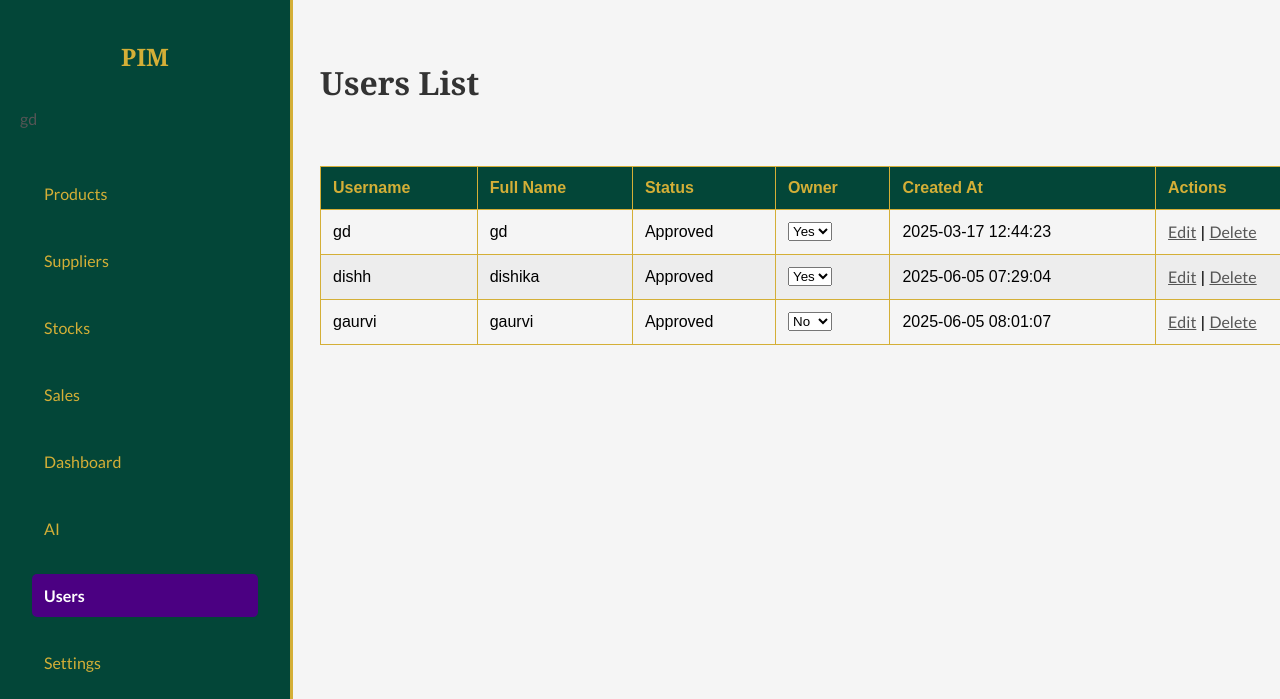
The page /users.php (signed in) on the database its author committed.
### tables this page shows
CREATE TABLE `users` (
  `id` int(11) NOT NULL,
  `full_name` varchar(100) DEFAULT NULL,
  `email` varchar(100) DEFAULT NULL,
  `username` varchar(100) DEFAULT NULL,
  `password` varchar(255) DEFAULT NULL,
  `company_id` int(11) DEFAULT NULL,
  `phone_number` varchar(15) DEFAULT NULL,
  `created_at` timestamp NOT NULL DEFAULT current_timestamp(),
  `updated_at` timestamp NOT NULL DEFAULT current_timestamp() ON UPDATE current_timestamp(),
  `status` enum('Approved','Pending','Rejected') NOT NULL DEFAULT 'Pending',
  `is_admin` tinyint(1) DEFAULT 0
);

### users.php (the view, shortened to what this page needs)
<?php
include('db.php');
$sql = "SELECT id, username, full_name, created_at, status, is_admin FROM users";
$result = $conn->query($sql);
?>
<!DOCTYPE html>
<html lang="en">
<head>
    <link rel="stylesheet" href="style.css">
</head>
<body class="dashboard-page">
    <div>
        <div class="sidebar">
    <h2>PIM</h2>
    <div class= "profile">
        <p><?php echo $_SESSION['username']; ?></p>
    </div>
    <ul>
    <li><a href="products.php">Products</a></li>
            <li><a href="suppliers.php">Suppliers</a></li>
            <li><a href="stocks.php">Stocks</a></li>
            <li><a href="sales.php">Sales</a></li>
            <li><a href="dashboard.php">Dashboard</a></li>
            <li><a href="ai.php">AI</a></li>
            <?php if ($_SESSION['is_admin']): ?>
                <li><a href="users.php" class="active">Users</a></li>
            <?php endif; ?>
            <li><a href="settings.php">Settings</a></li>
    </ul>
    </div>
        <div class="content products-page">
            <h1>Users List</h1>
            <table>
                <thead>
                    <tr>
                        <th>Username</th>
                        <th>Full Name</th>
                        <th>Status</th>
                        <th>Owner</th>
                        <th>Created At</th>
                        <th>Actions</th>
                    </tr>
                </thead>
                <tbody>
                    <?php if ($result->num_rows > 0): ?>
                        <?php while ($row = $result->fetch_assoc()): ?>
                            <tr>
                                <td><?php echo $row['username']; ?></td>
                                <td><?php echo $row['full_name']; ?></td>
                                <td><?php echo $row['status']; ?></td>
                                <td>
                                    <form method="POST" style="display:inline;">
                                        <select name="new_admin_status" onchange="this.form.submit();">
                                            <option value="1" <?php echo ($row['is_admin'] == 1) ? 'selected' : ''; ?>>Yes</option>
                                            <option value="0" <?php echo ($row['is_admin'] == 0) ? 'selected' : ''; ?>>No</option>
                                        </select>
                                    </form>
                                </td>
                                <td><?php echo $row['created_at']; ?></td>
                                <td>
                                    <?php if ($row['status'] == 'Pending'): ?>
                                        <form method="POST" style="display:inline;">
                                            <input type="hidden" name="user_id" value="<?php echo $row['id']; ?>">
                                            <button type="submit" name="approve_user">Approve</button>
                                        </form>
                                        <form method="POST" style="display:inline;">
                                            <input type="hidden" name="user_id" value="<?php echo $row['id']; ?>">
                                            <button type="submit" name="reject_user" onclick="return confirm('Reject this user?');">Reject</button>
                                        </form>
                                    <?php else: ?>
                                        <a href="edit_user.php?id=<?php echo $row['id']; ?>">Edit</a> |
                                        <a href="delete_user.php?id=<?php echo $row['id']; ?>" onclick="return confirm('Are you sure you want to delete this user?');">Delete</a>
                                    <?php endif; ?>
                                </td>
                            </tr>
                        <?php endwhile; ?>
                    <?php else: ?>
                        <tr>
                            <td colspan="6">No users found.</td>
                        </tr>
                    <?php endif; ?>
                </tbody>
            </table>
        </div>
    </div>
</body>
</html>

### style.css (style rules this page uses)
body { font-family: 'Playfair Display', serif; margin: 0; padding: 0; background-color: #F5F5F5; color: #2C3E50; box-sizing: border-box; display: flex; flex-direction: column; }
h1, h2, h3, h4, h5, h6 { font-family: 'Playfair Display', serif; font-weight: 700; color: #333; }
p, li, a { font-family: 'Lato', sans-serif; font-weight: 400; color: #555; }
html { scroll-behavior: smooth; }
body { font-family: 'Lora', serif; margin: 0; padding: 0; background-color: white; color: black; box-sizing: border-box; display: flex; flex-direction: column; }
.dashboard-page .sidebar { width: 250px; background-color: #034638; color: #D4AF37; padding: 20px; position: fixed; top: 0; left: 0; height: 100%; display: flex; flex-direction: column; justify-content: flex-grow; border-right: 3px solid #D4AF37; }
.dashboard-page .sidebar h2 { text-align: center; font-size: 24px; color: #D4AF37; margin-bottom: 20px; font-weight: bold; }
.dashboard-page .sidebar ul { list-style: none; padding: 0; flex-grow: 1; }
.dashboard-page .sidebar ul li { padding: 12px; }
.dashboard-page .sidebar ul li a { color: #D4AF37; text-decoration: none; display: block; padding: 12px; border-radius: 5px; font-size: 16px; font-weight: 500; transition: all 0.3s ease; }
.dashboard-page .sidebar .active { background-color: #4B0082; color: #FFF; font-weight: bold; }
.dashboard-page .content { margin-left: 300px; padding: 20px; width: calc(100% - 270px); max-width: 1200px; }
.products-page table { width: 100%; border-collapse: collapse; margin-top: 20px; }
.products-page th, .products-page td { padding: 12px; text-align: left; border: 1px solid #D4AF37; }
.products-page th { background-color: #034638; font-weight: bold; color: #D4AF37; }
.products-page tr:nth-child(even) { background-color: #EDEDED; }
body { font-family: Arial, sans-serif; background-color: #f5f5f5; margin: 0; padding: 0; }
.content { display: flex; flex-wrap: wrap; gap: 20px; margin-top: 20px; justify-content: space-between; padding: 20px; }

### rows shown on the page
users: username "gd", full_name "gd", status "Approved", new_admin_status "Yes", created_at "2025-03-17 12:44:23"
users: username "dishh", full_name "dishika", status "Approved", new_admin_status "Yes", created_at "2025-06-05 07:29:04"
users: username "gaurvi", full_name "gaurvi", status "Approved", new_admin_status "No", created_at "2025-06-05 08:01:07"

### other values the page prints
$_SESSION['username'] "gd"
